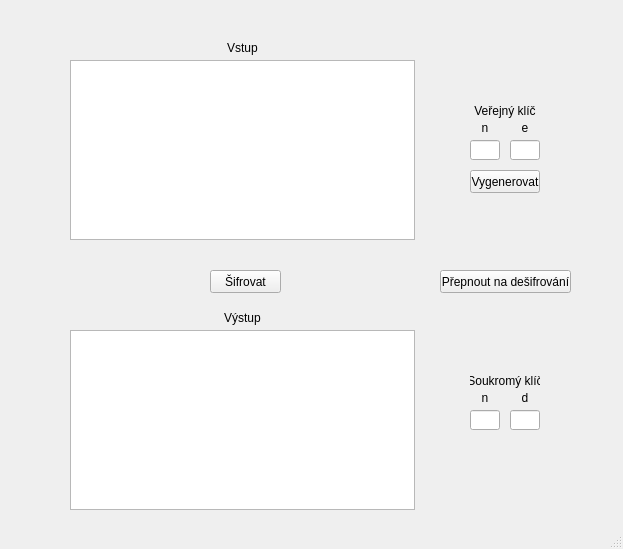
<?xml version="1.0" encoding="UTF-8"?>
<ui version="4.0">
 <class>MainWindow</class>
 <widget class="QMainWindow" name="MainWindow">
  <property name="geometry">
   <rect>
    <x>0</x>
    <y>0</y>
    <width>623</width>
    <height>549</height>
   </rect>
  </property>
  <property name="windowTitle">
   <string>MainWindow</string>
  </property>
  <widget class="QWidget" name="centralwidget">
   <widget class="QPushButton" name="SifDesif">
    <property name="geometry">
     <rect>
      <x>210</x>
      <y>270</y>
      <width>71</width>
      <height>23</height>
     </rect>
    </property>
    <property name="text">
     <string>Šifrovat</string>
    </property>
   </widget>
   <widget class="QPlainTextEdit" name="Input">
    <property name="geometry">
     <rect>
      <x>70</x>
      <y>60</y>
      <width>345</width>
      <height>180</height>
     </rect>
    </property>
   </widget>
   <widget class="QTextBrowser" name="Output">
    <property name="geometry">
     <rect>
      <x>70</x>
      <y>330</y>
      <width>345</width>
      <height>180</height>
     </rect>
    </property>
   </widget>
   <widget class="QPushButton" name="SwitchSifDes">
    <property name="geometry">
     <rect>
      <x>440</x>
      <y>270</y>
      <width>131</width>
      <height>23</height>
     </rect>
    </property>
    <property name="text">
     <string>Přepnout na dešifrování</string>
    </property>
   </widget>
   <widget class="QLineEdit" name="keyN">
    <property name="geometry">
     <rect>
      <x>470</x>
      <y>140</y>
      <width>30</width>
      <height>20</height>
     </rect>
    </property>
    <property name="maxLength">
     <number>1</number>
    </property>
    <property name="alignment">
     <set>Qt::AlignCenter</set>
    </property>
   </widget>
   <widget class="QLineEdit" name="keyD">
    <property name="geometry">
     <rect>
      <x>510</x>
      <y>140</y>
      <width>30</width>
      <height>20</height>
     </rect>
    </property>
    <property name="maxLength">
     <number>1</number>
    </property>
    <property name="alignment">
     <set>Qt::AlignCenter</set>
    </property>
   </widget>
   <widget class="QPushButton" name="randomKey">
    <property name="geometry">
     <rect>
      <x>470</x>
      <y>170</y>
      <width>70</width>
      <height>23</height>
     </rect>
    </property>
    <property name="text">
     <string>Vygenerovat</string>
    </property>
   </widget>
   <widget class="QLabel" name="label_InKey">
    <property name="geometry">
     <rect>
      <x>470</x>
      <y>100</y>
      <width>70</width>
      <height>21</height>
     </rect>
    </property>
    <property name="text">
     <string>Veřejný klíč</string>
    </property>
    <property name="alignment">
     <set>Qt::AlignCenter</set>
    </property>
   </widget>
   <widget class="QLineEdit" name="OUTkeyN">
    <property name="geometry">
     <rect>
      <x>470</x>
      <y>410</y>
      <width>30</width>
      <height>20</height>
     </rect>
    </property>
    <property name="alignment">
     <set>Qt::AlignCenter</set>
    </property>
    <property name="readOnly">
     <bool>true</bool>
    </property>
   </widget>
   <widget class="QLineEdit" name="keyD_2">
    <property name="geometry">
     <rect>
      <x>510</x>
      <y>410</y>
      <width>30</width>
      <height>20</height>
     </rect>
    </property>
    <property name="alignment">
     <set>Qt::AlignCenter</set>
    </property>
    <property name="readOnly">
     <bool>true</bool>
    </property>
   </widget>
   <widget class="QLabel" name="label_OutKey">
    <property name="geometry">
     <rect>
      <x>470</x>
      <y>370</y>
      <width>70</width>
      <height>21</height>
     </rect>
    </property>
    <property name="text">
     <string>Soukromý klíč</string>
    </property>
    <property name="alignment">
     <set>Qt::AlignCenter</set>
    </property>
   </widget>
   <widget class="QLabel" name="label_n">
    <property name="geometry">
     <rect>
      <x>470</x>
      <y>120</y>
      <width>30</width>
      <height>16</height>
     </rect>
    </property>
    <property name="text">
     <string>n</string>
    </property>
    <property name="alignment">
     <set>Qt::AlignCenter</set>
    </property>
   </widget>
   <widget class="QLabel" name="label_InDE">
    <property name="geometry">
     <rect>
      <x>510</x>
      <y>120</y>
      <width>30</width>
      <height>16</height>
     </rect>
    </property>
    <property name="text">
     <string>e</string>
    </property>
    <property name="alignment">
     <set>Qt::AlignCenter</set>
    </property>
   </widget>
   <widget class="QLabel" name="label_OutDE">
    <property name="geometry">
     <rect>
      <x>510</x>
      <y>390</y>
      <width>30</width>
      <height>16</height>
     </rect>
    </property>
    <property name="text">
     <string>d</string>
    </property>
    <property name="alignment">
     <set>Qt::AlignCenter</set>
    </property>
   </widget>
   <widget class="QLabel" name="label_n_2">
    <property name="geometry">
     <rect>
      <x>470</x>
      <y>390</y>
      <width>30</width>
      <height>16</height>
     </rect>
    </property>
    <property name="text">
     <string>n</string>
    </property>
    <property name="alignment">
     <set>Qt::AlignCenter</set>
    </property>
   </widget>
   <widget class="QLabel" name="label">
    <property name="geometry">
     <rect>
      <x>70</x>
      <y>40</y>
      <width>345</width>
      <height>16</height>
     </rect>
    </property>
    <property name="text">
     <string>Vstup</string>
    </property>
    <property name="alignment">
     <set>Qt::AlignCenter</set>
    </property>
   </widget>
   <widget class="QLabel" name="label_2">
    <property name="geometry">
     <rect>
      <x>70</x>
      <y>310</y>
      <width>345</width>
      <height>16</height>
     </rect>
    </property>
    <property name="text">
     <string>Výstup</string>
    </property>
    <property name="alignment">
     <set>Qt::AlignCenter</set>
    </property>
   </widget>
  </widget>
  <widget class="QStatusBar" name="statusbar"/>
 </widget>
 <tabstops>
  <tabstop>Input</tabstop>
  <tabstop>keyN</tabstop>
  <tabstop>keyD</tabstop>
  <tabstop>randomKey</tabstop>
  <tabstop>SifDesif</tabstop>
  <tabstop>SwitchSifDes</tabstop>
  <tabstop>Output</tabstop>
  <tabstop>keyD_2</tabstop>
  <tabstop>OUTkeyN</tabstop>
 </tabstops>
 <resources/>
 <connections/>
</ui>
